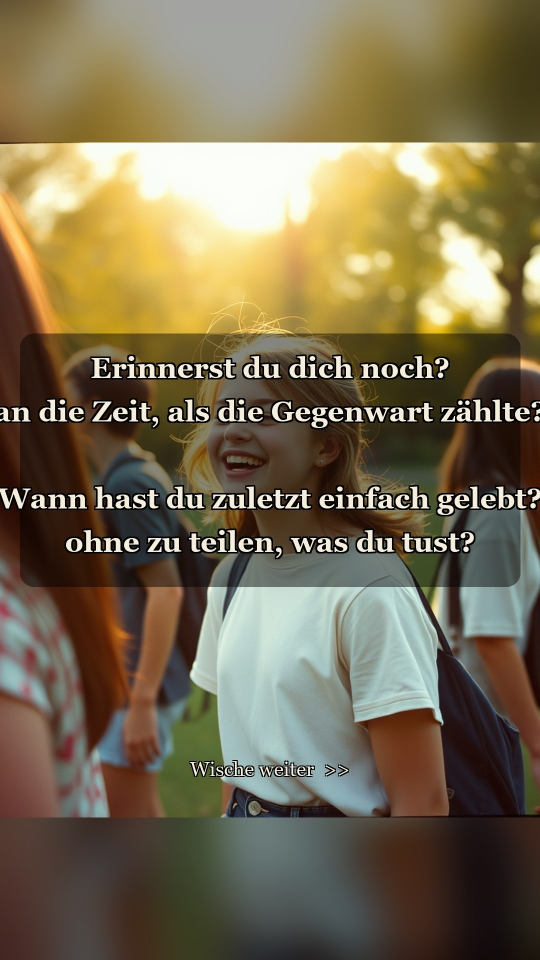
#> input picture instagram-system/output/archive/item_01/reel_work/frame_0.jpg, 1080 x 1920 px (shown at 1/2 size)
$ python -i carousel_to_reel.py   (imports and definitions only)
#> lines starting #> are read from the running program, lines starting #| are printed output that depends on the picture
# -*- coding: utf-8 -*-
"""
Macht aus den fertigen Karussell-Slides (1080x1350) ein hochformatiges
Reel (1080x1920) mit sanftem Ken-Burns-Zoom + Musik.

Zweck: Reichweiten-Hebel. Karussells erreichen kaum Fremde, Reels schon —
das Reel zieht Besucher aufs Profil, das Karussell macht daraus Follower.

  python -m tools.carousel_to_reel <slides_dir> [out.mp4]
  (ohne Argument: nimmt das heute gebaute Tages-Karussell)
"""

import subprocess
import sys
from datetime import date
from pathlib import Path

from PIL import Image, ImageFilter

sys.path.insert(0, str(Path(__file__).parent.parent))
from agents.media_producer import download_music

W, H, FPS = 1080, 1920, 25


def frame_9x16(slide_path: Path, out_path: Path):
    """Legt eine 4:5-Slide mittig auf einen 9:16-Rahmen mit unscharfem
    Hintergrund (gefuellt aus der Slide selbst)."""
#> called with out_path = 'out.png'
    slide = Image.open(slide_path).convert("RGB")
#> slide is the input picture: PIL image 1080x1920 RGB; mean R, G, B 121.7, 109.6, 81.7
    bg = slide.resize((W, H), Image.LANCZOS).filter(ImageFilter.GaussianBlur(40))
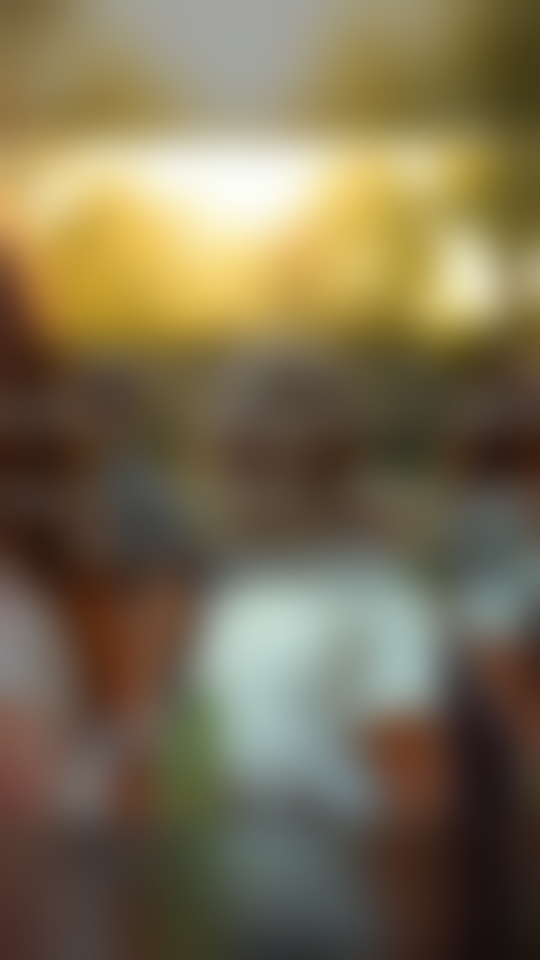
#> bg: PIL image 1080x1920 RGB (shown at 1/2 size); mean R, G, B 121.7, 109.5, 81.6
    bg = Image.blend(bg, Image.new("RGB", (W, H), (0, 0, 0)), 0.35)
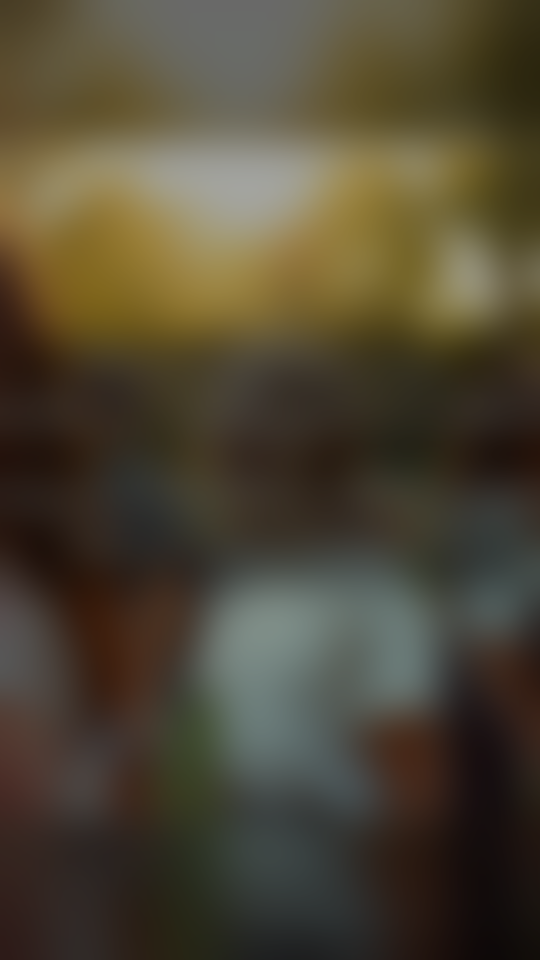
#> bg: PIL image 1080x1920 RGB (shown at 1/2 size); mean R, G, B 78.6, 70.7, 52.6
    sw = W
    sh = int(slide.height * W / slide.width)
#> sh = 1920
    fg = slide.resize((sw, sh), Image.LANCZOS)
    bg.paste(fg, (0, (H - sh) // 2))
    bg.save(out_path, quality=92)


# [64 lines left out: functions make_clip, build_reel, main, not called in this run]


# [2 lines not run here, left out]

>>> result = frame_9x16('../output/archive/item_01/reel_work/frame_0.jpg', 'out.png')
